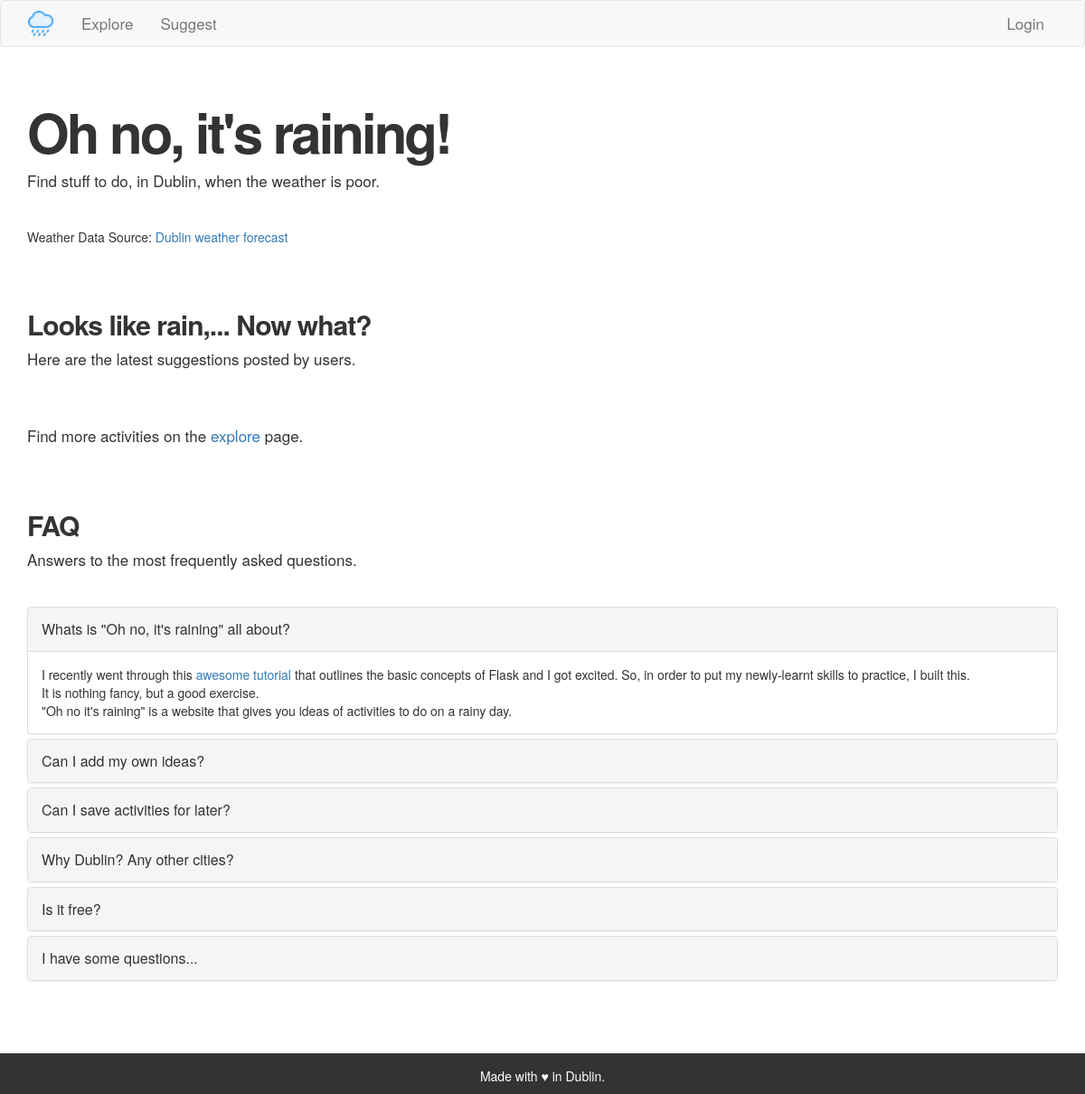
The app's page /index, older data.
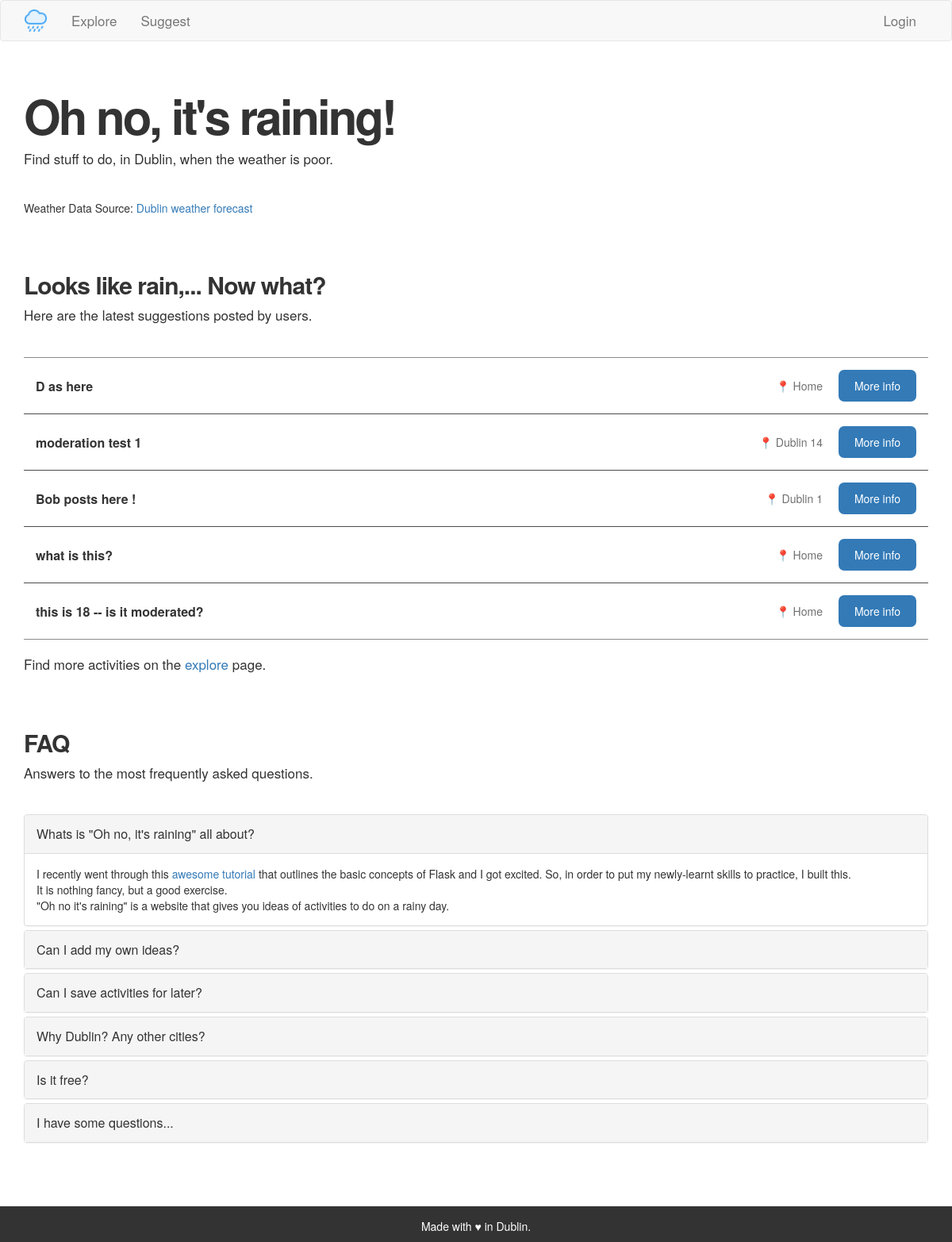
The same page, newer data.
### app/models.py (models this page shows, shortened)
class Activity(db.Model):
    id = db.Column(db.Integer, primary_key=True)
    title = db.Column(db.String(140))
    body = db.Column(db.String(1400))
    location = db.Column(db.String(140))
    timestamp = db.Column(db.DateTime, index=True, default=datetime.utcnow)
    user_id = db.Column(db.Integer, db.ForeignKey('user.id'))
    moderation = db.Column(db.Integer, default=1)

### app/routes.py (the view)
@app.route('/')
@app.route('/index')
def index():
    page = request.args.get('page', 1, type=int)
    activities = Activity.query.filter_by(moderation = "0").order_by(
        Activity.timestamp.desc()).paginate(page=page, per_page=5,
        error_out=False)
    return render_template('index.html', title='Home', activities=activities)

### app/routes.py (called while the page is built)
@app.before_request
def before_request():
    if current_user.is_authenticated:
        current_user.last_seen = datetime.utcnow()
        db.session.commit()

### app/templates/index.html (shortened to what this page needs)
{% extends "base.html" %}
{% block app_content %}
    <h1>Oh no, it's raining!</h1>
    <p class="sub">Find stuff to do, in Dublin, when the weather is poor.</p>
    <div id="id7403ee3c06a84" a='{"t":"r","v":"1.2","lang":"en","locs":[2540],"ssot":"c","sics":"ds","cbkg":"#FFFFFF00","cfnt":"#000000","codd":"#FFFFFF00","cont":"#000000d4","etp":"bool","ewi":"bool","eln":"bool"}'>Weather Data Source: <a href="https://sharpweather.com/weather_dublin/">Dublin weather forecast</a></div><script async src="https://static1.sharpweather.com/widgetjs/?id=id7403ee3c06a84"></script>
    <h2>Looks like rain,... Now what?</h2>
    <p class="sub">Here are the latest suggestions posted by users.</p>
    <div class="indexactivities">
    {% for activity in activities %}
            {% include '_activity.html' %}
    {% endfor %}
    </div>
    <br>
    <p>Find more activities on the <a href="{{ url_for('explore') }}">explore</a> page.</p>
    <h2>FAQ</h2>
    <p class="sub">Answers to the most frequently asked questions.</p>
    <div class="panel-group" id="accordion" role="tablist" aria-multiselectable="true">
      <div class="panel panel-default">
        <div class="panel-heading" role="tab" id="headingOne">
          <h4 class="panel-title">
            <a role="button" data-toggle="collapse" data-parent="#accordion" href="#collapseOne" aria-expanded="true" aria-controls="collapseOne">
              Whats is "Oh no, it's raining" all about?
            </a>
          </h4>
        </div>
        <div id="collapseOne" class="panel-collapse collapse in" role="tabpanel" aria-labelledby="headingOne">
          <div class="panel-body">
            I recently went through this <a href="https://blog.miguelgrinberg.com/post/the-flask-mega-tutorial-part-i-hello-world" target="_blank">awesome tutorial</a> that outlines the basic concepts of Flask and I got excited. So, in order to put my newly-learnt skills to practice, I built this. <br>It is nothing fancy, but a good exercise.<br> "Oh no it's raining" is a website that gives you ideas of activities to do on a rainy day.
          </div>
        </div>
      </div>
      <div class="panel panel-default">
        <div class="panel-heading" role="tab" id="headingTwo">
          <h4 class="panel-title">
            <a class="collapsed" role="button" data-toggle="collapse" data-parent="#accordion" href="#collapseTwo" aria-expanded="false" aria-controls="collapseTwo">
              Can I add my own ideas?
            </a>
          </h4>
        </div>
      </div>
      <div class="panel panel-default">
        <div class="panel-heading" role="tab" id="headingThree">
          <h4 class="panel-title">
            <a class="collapsed" role="button" data-toggle="collapse" data-parent="#accordion" href="#collapseThree" aria-expanded="false" aria-controls="collapseThree">
              Can I save activities for later?
            </a>
          </h4>
        </div>
      </div>
      <div class="panel panel-default">
        <div class="panel-heading" role="tab" id="headingFour">
          <h4 class="panel-title">
            <a class="collapsed" role="button" data-toggle="collapse" data-parent="#accordion" href="#collapseFour" aria-expanded="false" aria-controls="collapseFour">
              Why Dublin? Any other cities?
            </a>
          </h4>
        </div>
      </div>
      <div class="panel panel-default">
        <div class="panel-heading" role="tab" id="headingFive">
          <h4 class="panel-title">
            <a class="collapsed" role="button" data-toggle="collapse" data-parent="#accordion" href="#collapseFive" aria-expanded="false" aria-controls="collapseFive">
              Is it free?
            </a>
          </h4>
        </div>
      </div>
      <div class="panel panel-default">
        <div class="panel-heading" role="tab" id="headingSix">
          <h4 class="panel-title">
            <a class="collapsed" role="button" data-toggle="collapse" data-parent="#accordion" href="#collapseSix" aria-expanded="false" aria-controls="collapseSix">
              I have some questions...
            </a>
          </h4>
        </div>
      </div>
    </div>
{% endblock %}

### app/templates/_activity.html (shortened to what this page needs)
    <table class="activitytable">
        <tr valign="top">
            <td class="activityrow">
                <div class="activitytitle"><a href="{{ url_for('activitypage',
                    activityid=activity.id) }}">{{ activity.title }}</a> &ensp;
                </div>
                <div class= "activitylocation">📍 {{ activity.location }}</div>
                <div class= "activitymore"><a href="{{ url_for('activitypage',
                    activityid=activity.id) }}">More info</a></div>
            </td>
        </tr>
    </table>

Row changes from the older to the newer data that the page shows:
now on this page (row edited): Activity: title "D as here", location "Home"
now on this page (row edited): Activity: title "moderation test 1", location "Dublin 14"
now on this page (row edited): Activity: title "Bob posts here !", location "Dublin 1"
now on this page (row edited): Activity: title "what is this?", location "Home"
now on this page (row edited): Activity: title "this is 18 -- is it moderated?", location "Home"
